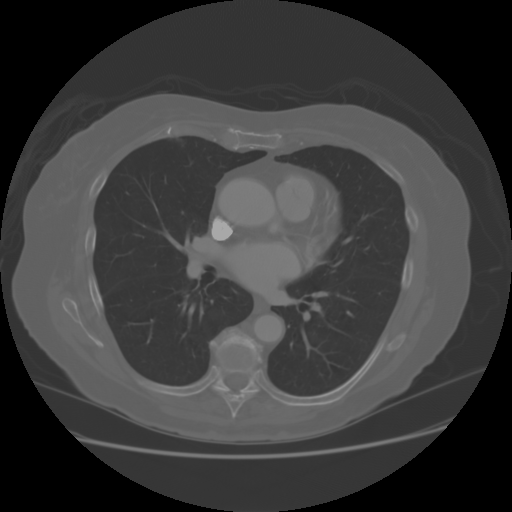
#> input picture dataset/im1.png, 512 x 512 px
$ python main.py dataset/im1.png   (Python 2 division)   (older library calls are emulated)
#> lines starting #> are read from the running program, lines starting #| are printed output that depends on the picture; after the words box and inside, x2 and y2 are one past the last pixel; in counts of white or black regions, pixels touching at a corner belong together
#> further down, im is the input picture: shape (512, 512, 3); min 0, max 168, mean 59.2
#| (512, 512, 3)
### morphsnakes.py
# -*- coding: utf-8 -*-

"""
morphsnakes
===========

This is a Python implementation of the algorithms introduced in the paper

  Márquez-Neila, P., Baumela, L., Álvarez, L., "A morphological approach
  to curvature-based evolution of curves and surfaces". IEEE Transactions
  on Pattern Analysis and Machine Intelligence (PAMI), 2013.

This implementation is intended to be as brief, understandable and self-contained
as possible. It does not include any enhancement to make it fast or efficient.

Any practical implementation of this algorithm should work only over the
neighbor pixels of the 0.5-levelset, not over all the embedding function,
and perhaps should feature multi-threading or GPU capabilities.

The classes MorphGAC and MorphACWE provide most of the functionality of this
module. They implement the Morphological Geodesic Active Contours and the
Morphological Active Contours without Edges, respectively. See the
aforementioned paper for full details.

See test.py for examples of usage.
Modified by Luis F. Llamas Luaces on March 2017
"""


__author__ = "P. Márquez Neila <p.mneila@upm.es>"

from itertools import cycle
from colors import bcolors
import numpy as np
import progressbar

print bcolors.HEADER+'Loading scipy'+bcolors.ENDC
from scipy.ndimage import binary_dilation, binary_erosion, \
                        gaussian_filter, gaussian_gradient_magnitude

class fcycle(object):

    def __init__(self, iterable):
        """Call functions from the iterable each time it is called."""
        self.funcs = cycle(iterable)

    def __call__(self, *args, **kwargs):
        f = next(self.funcs)
        return f(*args, **kwargs)


# SI and IS operators for 2D and 3D.
_P2 = [np.eye(3), np.array([[0,1,0]]*3), np.flipud(np.eye(3)), np.rot90([[0,1,0]]*3)]
_P3 = [np.zeros((3,3,3)) for i in range(9)]

_P3[0][:,:,1] = 1
_P3[1][:,1,:] = 1
_P3[2][1,:,:] = 1
_P3[3][:,[0,1,2],[0,1,2]] = 1
_P3[4][:,[0,1,2],[2,1,0]] = 1
_P3[5][[0,1,2],:,[0,1,2]] = 1
_P3[6][[0,1,2],:,[2,1,0]] = 1
_P3[7][[0,1,2],[0,1,2],:] = 1
_P3[8][[0,1,2],[2,1,0],:] = 1

_aux = np.zeros((0))
def SI(u):
    """SI operator."""
    global _aux
    if np.ndim(u) == 2:
        P = _P2
    elif np.ndim(u) == 3:
        P = _P3
    else:
        raise ValueError("u has an invalid number of dimensions (should be 2 or 3)")

    if u.shape != _aux.shape[1:]:
        _aux = np.zeros((len(P),) + u.shape)

    for i in range(len(P)):
        _aux[i] = binary_erosion(u, P[i])

    return _aux.max(0)

def IS(u):
    """IS operator."""
    global _aux
    if np.ndim(u) == 2:
        P = _P2
    elif np.ndim(u) == 3:
        P = _P3
    else:
        raise ValueError("u has an invalid number of dimensions (should be 2 or 3)")

    if u.shape != _aux.shape[1:]:
        _aux = np.zeros((len(P),) + u.shape)

    for i in range(len(P)):
        _aux[i] = binary_dilation(u, P[i])

    return _aux.min(0)

# SIoIS operator.
SIoIS = lambda u: SI(IS(u))
ISoSI = lambda u: IS(SI(u))
curvop = fcycle([SIoIS, ISoSI])

# Stopping factors (function g(I) in the paper).
def gborders(img, alpha=1.0, sigma=1.0):
    """Stopping criterion for image borders."""
#> called with alpha = 2500, sigma = 5.3
    # The norm of the gradient.
    gradnorm = gaussian_gradient_magnitude(img, sigma, mode='constant')
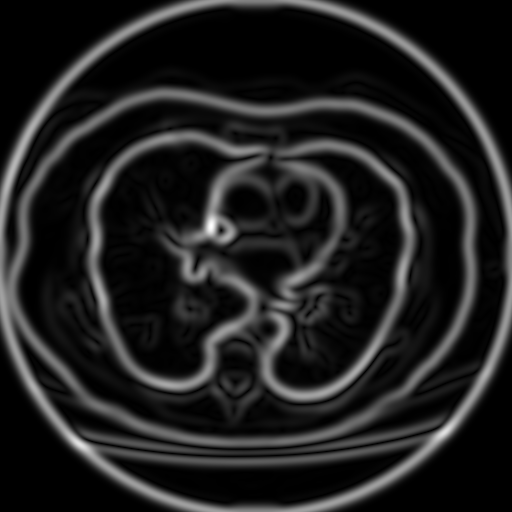
#> gradnorm: shape (512, 512) float64; min 0, max 0.0301, mean 0.00386; drawn with min black and max white
    return 1.0/np.sqrt(1.0 + alpha*gradnorm)
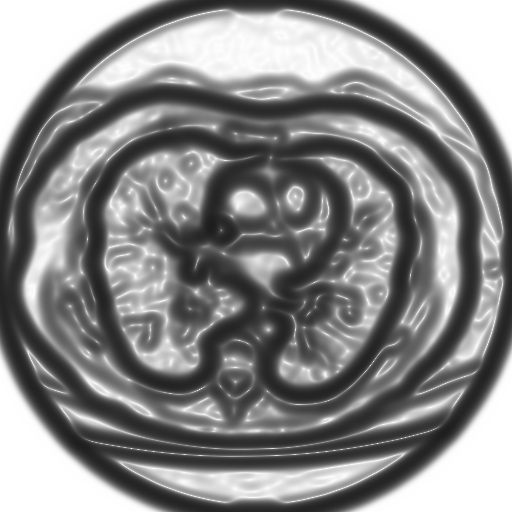
#> returned value: shape (512, 512) float64; min 0.115, max 1, mean 0.537

def glines(img, sigma=1.0):
    """Stopping criterion for image black lines."""
    return gaussian_filter(img, sigma)


class MorphACWE(object):
    """Morphological ACWE based on the Chan-Vese energy functional."""

    # [27 lines left out: functions __init__, set_levelset, not called in this run]

    levelset = property(lambda self: self._u,
                        set_levelset,
                        doc="The level set embedding function (u).")

    # [36 lines left out: functions step, run, not called in this run]


class MorphGAC(object):
    """Morphological GAC based on the Geodesic Active Contours."""

    def __init__(self, data, smoothing=1, threshold=0, balloon=0):
        """Create a Morphological GAC solver.

        Parameters
        ----------
        data : array-like
            The stopping criterion g(I). See functions gborders and glines.
        smoothing : scalar
            The number of repetitions of the smoothing step in each
            iteration. This is the parameter µ.
        threshold : scalar
            The threshold that determines which areas are affected
            by the morphological balloon. This is the parameter θ.
        balloon : scalar
            The strength of the morphological balloon. This is the parameter ν.
        """
        self._u = None
        self._v = balloon
        self._theta = threshold
        self.smoothing = smoothing

        self.set_data(data)

    def set_levelset(self, u):
        self._u = np.double(u)
        self._u[u>0] = 1
        self._u[u<=0] = 0

    def set_balloon(self, v):
        self._v = v
        self._update_mask()

    def set_threshold(self, theta):
        self._theta = theta
        self._update_mask()

    def set_data(self, data):
        self._data = data
        self._ddata = np.gradient(data)
#> self._ddata = 2 items
        self._update_mask()
        # The structure element for binary dilation and erosion.
        self.structure = np.ones((3,)*np.ndim(data))

    def _update_mask(self):
        """Pre-compute masks for speed."""
        self._threshold_mask = self._data > self._theta
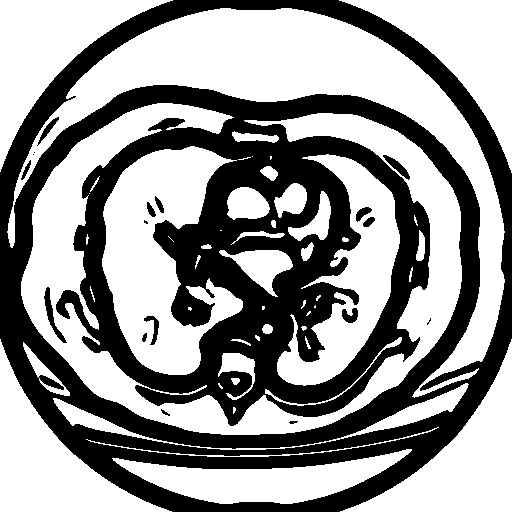
#> self._threshold_mask: shape (512, 512) bool; 58.9% white; 18 black regions (4 under 20 px), largest, box (x1, y1, x2, y2) and area: (0, 0, 512, 512) 106333, (44, 287, 67, 343) 304, (383, 155, 410, 180) 210
        self._threshold_mask_v = self._data > self._theta/np.abs(self._v)
#> self._threshold_mask_v: shape (512, 512) bool; 75.8% white; 14 black regions (2 under 20 px), largest, box (x1, y1, x2, y2) and area: (0, 0, 512, 512) 37757, (86, 130, 416, 402) 22856, (279, 417, 443, 452) 950
#> in set_levelset, `self._u = np.double(u)`: u: shape (512, 512) float64; values 0 (black) and 1 (white), 0.27% white; 1 white region, box (x1, y1, x2, y2) and area: (161, 288, 190, 317) 697

    def getMask(self):
        return  self._threshold_mask

    levelset = property(lambda self: self._u,
                        set_levelset,
                        doc="The level set embedding function (u).")
    data = property(lambda self: self._data,
                        set_data,
                        doc="The data that controls the snake evolution (the image or g(I)).")
    balloon = property(lambda self: self._v,
                        set_balloon,
                        doc="The morphological balloon parameter (ν (nu, not v)).")
    threshold = property(lambda self: self._theta,
                        set_threshold,
                        doc="The threshold value (θ).")

    def step(self):
        """Perform a single step of the morphological snake evolution."""
        # Assign attributes to local variables for convenience.
        u = self._u
        gI = self._data
        dgI = self._ddata
        theta = self._theta
        v = self._v

        if u is None:
            raise ValueError("the levelset is not set (use set_levelset)")

        res = np.copy(u)

        # Balloon.
        if v > 0:
            aux = binary_dilation(u, self.structure)
        elif v < 0:
            aux = binary_erosion(u, self.structure)
        if v!= 0:
            res[self._threshold_mask_v] = aux[self._threshold_mask_v]

        # Image attachment.
        aux = np.zeros_like(res)
        dres = np.gradient(res)
        for el1, el2 in zip(dgI, dres):
            aux += el1*el2
        res[aux > 0] = 1
        res[aux < 0] = 0

        # Smoothing.
        for i in range(self.smoothing):
            res = curvop(res)

        self._u = res

    # [4 lines left out: function run, not called in this run]


def evolve(msnake, levelset=None, num_iters=20, animate = False, background = None):
    """
    Visual evolution of a morphological snake.

    Parameters
    ----------
    msnake : MorphGAC or MorphACWE instance
        The morphological snake solver.
    levelset : array-like, optional
        If given, the levelset of the solver is initialized to this. If not
        given, the evolution will use the levelset already set in msnake.
    num_iters : int, optional
        The number of iterations.
    """
#> called with num_iters = 250, animate = True

    import time


    if animate:
        import cv2


    if levelset is not None:
        msnake.levelset = levelset


    # Iterate.
    print bcolors.WARNING+ 'Evolving, iterations: '+str(num_iters)+bcolors.ENDC
    last = None
    count = 0;
    for i in range(num_iters):
        # Evolve.
        msnake.step()
        progressbar.progress(i,num_iters-1,"")

        if animate:
            if (i+1)%1==0:

                if background is not None:
                    snek = msnake.levelset


                    kernel = np.ones((3,3))
                    erosion = cv2.erode(snek, kernel)

                    edges =(snek-erosion).astype(np.uint8)*255
                    cv2.putText(edges, 'Evolving, iteration: '+str(i+1), (20, 20),
                                cv2.FONT_HERSHEY_SIMPLEX, 0.5, 255, 1)
                    cv2.imshow("window", cv2.addWeighted(background,0.7,edges,0.3,0.0))

                    if last is not None:
                        if np.count_nonzero(last)>np.count_nonzero(snek)-15:
                            count = count + 1
                            if count == 3:
                                edges = (snek - erosion).astype(np.uint8) * 255
                                print "Stopped at iteration "+str(i)
                                return (msnake.levelset).astype(np.uint8) * 255, edges
                        else:
                            count = 0

                    last = snek

                else:

                    cv2.imshow("window",msnake.levelset)
                cv2.waitKey(1)
#> this loop made 250 passes
#> pass 1, in evolve, `cv2.imshow("window", cv2.addWeighted(background,0.7,edges,0.3,0.0))`:
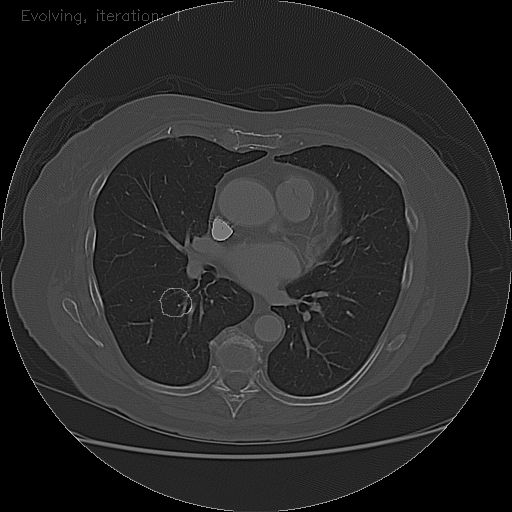
#> window 'window': shape (512, 512); min 0, max 255, mean 42.2
#> after the loop: edges: shape (512, 512); 0.53% white in thin lines or dots, all inside (x1, y1, x2, y2) = (22, 9, 264, 386)
#> after the loop: snek: shape (512, 512) float64; values 0 (black) and 1 (white), 10.4% white; 1 white region, box (x1, y1, x2, y2) and area: (93, 136, 264, 386) 27147


    # Return the last levelset.
    print bcolors.OKGREEN+"Evolution completed"+bcolors.ENDC
    snek = msnake.levelset
    kernel = np.ones((3, 3))
    erosion = cv2.erode(snek, kernel)
#> erosion: shape (512, 512) float64; values 0 (black) and 1 (white), 10% white; 1 white region, box (x1, y1, x2, y2) and area: (94, 137, 263, 385) 26135

    edges = (snek - erosion).astype(np.uint8) * 255
#> edges: shape (512, 512); 0.39% white in thin lines or dots, all inside (x1, y1, x2, y2) = (93, 136, 264, 386)
    return (msnake.levelset).astype(np.uint8)*255, edges

### functions.py
from random import randrange

import numpy as np
import cv2

"""
Removes estructures from input image
"""


# noinspection PyTypeChecker
# [9 lines left out: function removeThings, not called in this run]

'''
Removes the center estructure from a bw image
'''
# [12 lines left out: function removeCenter, not called in this run]


def circle_levelset(shape, center, sqradius, scalerow=1.0):
    """Build a binary function with a circle as the 0.5-levelset."""
    grid = np.mgrid[list(map(slice, shape))].T - center
    phi = sqradius - np.sqrt(np.sum((grid.T)**2, 0))
    u = np.float_(phi > 0)
    return u


# [82 lines left out: functions getEdge, area, removeNoise, stentMask, shiftImage, polar2cart and 2 more, not called in this run]

### progressbar.py
import sys
from colors import bcolors

def progress(count, total, suffix=''):
    bar_len = 60
    filled_len = int(round(bar_len * count / float(total)))

    percents = round(100.0 * count / float(total), 1)
    bar = '=' * filled_len + '-' * (bar_len - filled_len)


    if count==total:
        sys.stdout.write('[%s] %s%s %s\r' % (bar, bcolors.OKGREEN+str(percents), '%'+bcolors.ENDC,suffix))
        sys.stdout.flush()
        print ''
    else:
        sys.stdout.write('[%s] %s%s %s\r' % (bar, percents, '%', suffix))
        sys.stdout.flush()

### main.py
from colors import bcolors
print bcolors.HEADER+ 'Loading imutils'
import imutils as imutils

print 'Loading opencv'
import cv2
print 'Loading numpy'

import numpy as np
from functions import *


import argparse

print 'Loading snakes'
import morphsnakes

parser = argparse.ArgumentParser(description='Lung segmentation')
parser.add_argument('input', metavar='F', type=str,
                    help='Input file route')

# Parse arguments
args = parser.parse_args()
input_path = args.input

# Load image
im = cv2.imread(input_path)

print bcolors.HEADER+'Loaded image '+input_path + bcolors.ENDC

cv2.imshow('window', im)
print im.shape


imbw = cv2.cvtColor(im, cv2.COLOR_BGR2GRAY)

# Clean the center of the image


output = imbw * 1


centerx = 351
centery = 263
radius = 50


# clahe = cv2.createCLAHE(clipLimit=2.0, tileGridSize=(32,32))
# imbw = clahe.apply(imbw)
kernel = np.array([[-1,-1,-1], [-1,9,-1], [-1,-1,-1]])
# imbw = cv2.bilateralFilter(imbw, 21, 20000, 0)
# clahe = cv2.createCLAHE(clipLimit=1.0, tileGridSize=(8,8))
# imbw = clahe.apply(imbw)
imbw = cv2.filter2D(imbw, -1, kernel)


# [15 lines of commented-out code are left out]

sig = 5.3
alph = 2500
smooth = 1
thres = 0.395
ball = 1.6#1.48
iter = 250


dst = cv2.GaussianBlur(imbw,(5,5),0)
dst = imbw
img = dst/255.0

gI = morphsnakes.gborders(img, alpha=alph, sigma=sig)
# cv2.imshow("Cost", gI)

mgac = morphsnakes.MorphGAC(gI, smoothing=smooth, threshold=thres, balloon=ball)
# mgac.levelset = circle_levelset(img.shape, (300,160), 15)
mgac.levelset = circle_levelset(img.shape, (302,175), 15)

# macwe = morphsnakes.MorphACWE(img, smoothing=1, lambda1=1, lambda2=5)
# macwe.levelset = circle_levelset(img.shape, (255, 255), 25)

mask1, edges = morphsnakes.evolve(mgac, num_iters=iter, animate=True, background=dst)
# cv2.waitKey(0)

mgac = morphsnakes.MorphGAC(gI, smoothing=smooth, threshold=thres, balloon=ball)
mgac.levelset = circle_levelset(img.shape, (300,353), 15)
#> in set_levelset (call 2), `self._u = np.double(u)`:
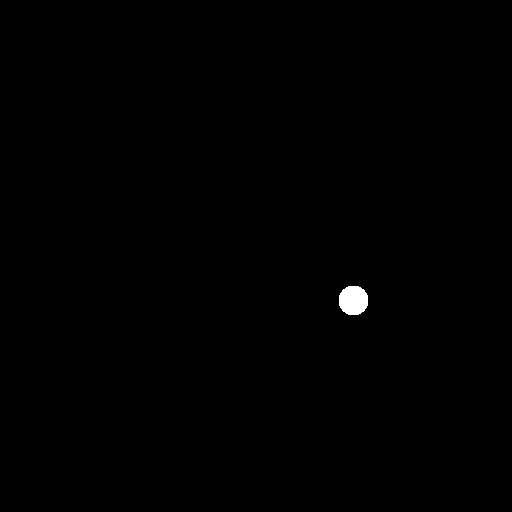
#> u: shape (512, 512) float64; values 0 (black) and 1 (white), 0.27% white; 1 white region, box (x1, y1, x2, y2) and area: (339, 286, 368, 315) 697

mask2, edges = morphsnakes.evolve(mgac, num_iters=iter, animate=True, background=dst)
#> after the loop in evolve, `for i in range(num_iters):`: edges: shape (512, 512); 0.36% white in thin lines or dots, all inside (x1, y1, x2, y2) = (267, 145, 410, 396)
#> after the loop in evolve, `for i in range(num_iters):`: snek: shape (512, 512) float64; values 0 (black) and 1 (white), 8% white; 1 white region, box (x1, y1, x2, y2) and area: (267, 145, 410, 396) 21088


# cv2.waitKey(0)

cv2.imshow("results2",cv2.addWeighted(mask1,0.5,mask2,0.5,0))


kernel = cv2.getStructuringElement(cv2.MORPH_ELLIPSE,(27,27 ))
closing1 = cv2.morphologyEx(mask1, cv2.MORPH_CLOSE, kernel)
#> closing1: shape (512, 512); 10.4% white; 1 white region, box (x1, y1, x2, y2) and area: (93, 136, 264, 386) 27376


closing2 = cv2.morphologyEx(mask2, cv2.MORPH_CLOSE, kernel)
#> closing2: shape (512, 512); 8.1% white; 1 white region, box (x1, y1, x2, y2) and area: (267, 145, 410, 396) 21126
test = cv2.addWeighted(closing1,0.5,closing2,0.5,0)
#> test: shape (512, 512); values 0 (black) and 128 (white), 18.5% white; 2 white regions
cv2.imshow("results3 ",cv2.addWeighted(imbw,0.5,test,0.7,0))
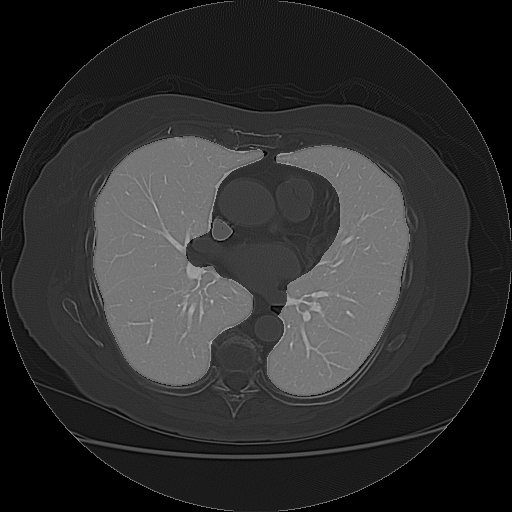
#> window 'results3 ': shape (512, 512); min 0, max 203, mean 46.7


im2, contours, hierarchy = cv2.findContours(closing1,cv2.RETR_EXTERNAL,cv2.CHAIN_APPROX_SIMPLE)
#> contours = 1 contour; box (x1, y1, x2, y2) and area: (93, 136, 264, 386) 27019
im22, contour2, hierarchy2 = cv2.findContours(closing2,cv2.RETR_EXTERNAL,cv2.CHAIN_APPROX_SIMPLE)
#> contour2 = 1 contour; box (x1, y1, x2, y2) and area: (267, 145, 410, 396) 20796
cv2.drawContours(imbw, contours, -1, 255, 1)
cv2.drawContours(imbw, contour2, -1, 255, 1)
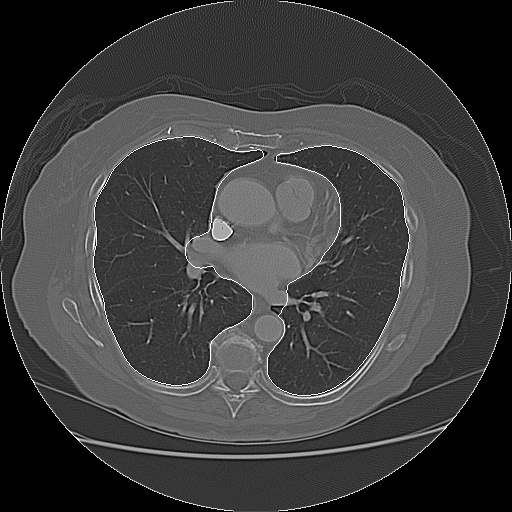
#> imbw: shape (512, 512); min 0, max 255, mean 61.1
cv2.imshow("contours", imbw)

cv2.waitKey()
